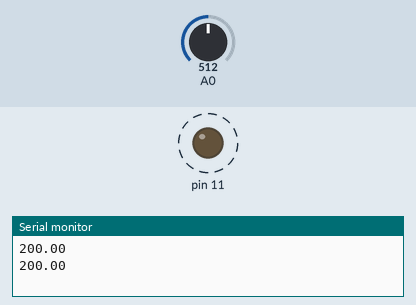
Recording of a sketch running on a simulated Arduino Uno, built with avr-gcc and run on an emulated ATmega328P. Shown: output pins drawn as LEDs (lit = HIGH), the last lines printed to the serial monitor. Dashed ring = blinking. The inputs (shaded band) are chosen by the test bench; at power-on: A0 = 512.

Above: at 1.8 s.
1.9 s: A0 set to 183
5.4 s: A0 set to 162
At 6.2 s:
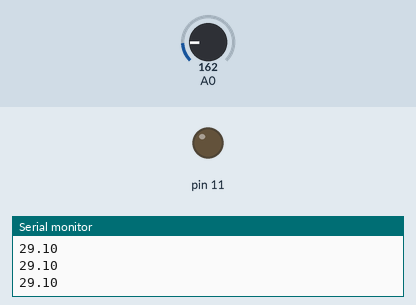
7.0 s: A0 set to 306
At 7.4 s:
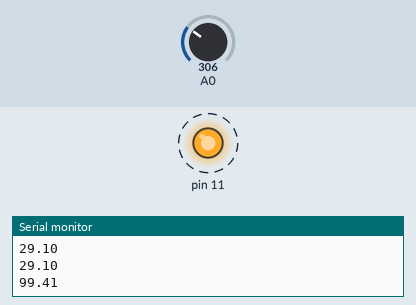
11.0 s: A0 set to 122
At 12.0 s:
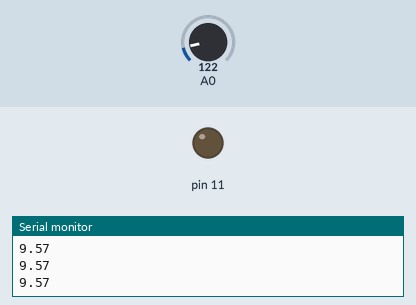
Timing chart, 0 to 13.5 s (numbered marks = the images above; inputs shaded):
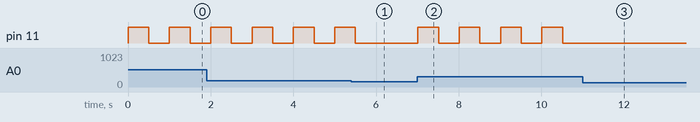

Measured:
- the behaviour switches between 175 and 174 on A0 (found by bisection; images 0 and 1)
- after the input at 5.4 s, pin 11: goes on until 5.5 s, then stays LOW
- after the input at 7.0 s, pin 11: alternates HIGH for 0.50 s and LOW for 0.50 s, starting at once
- after the input at 11.0 s, pin 11: stops changing and stays LOW
- by itself, pin 11: alternates HIGH for 0.50 s and LOW for 0.50 s

The sketch:

tmp_or_temp_or_tmp36_or_lm35_sensor1.ino
```cpp
void setup()
{
  Serial.begin(9600);
  pinMode(11,OUTPUT);
  pinMode(A0,INPUT);
}

void loop()
{
  /*float a = analogRead(A0);
  Serial.println(a);*/

  float a = analogRead(A0)*0.004882814;
  a = (a-0.5) * 100;
  Serial.println(a);

  if(a>35)
  {
    digitalWrite(11,1);
    delay(500);
    digitalWrite(11,0);
    delay(500);
  }

  /*int b = map(a,-40,125,0,255);
  analogWrite(11,b);
  Serial.println(b);*/
}
```
